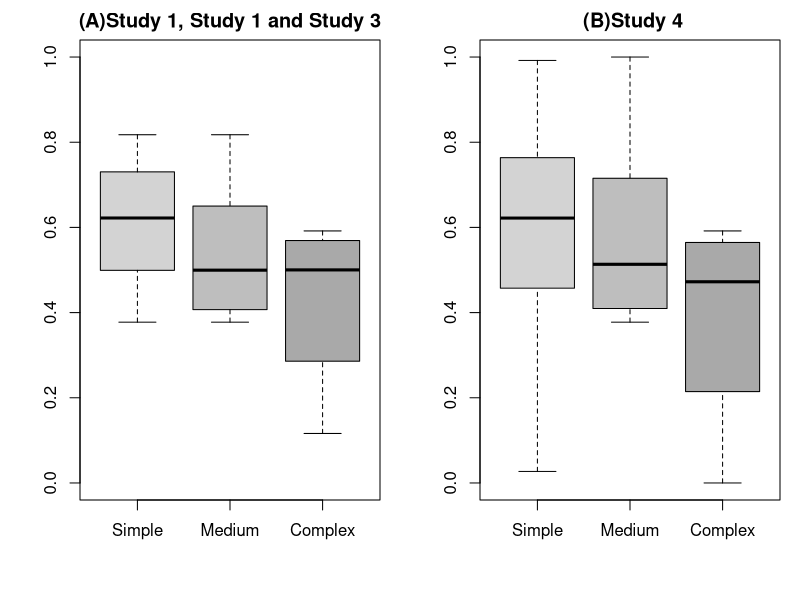

The R script that drew this image:
n = 100000
expit = plogis

# Study 1 - Study 3
X1 = runif(n, -1, 1)
parfait = expit(0.5 - X1)
moins = expit(-X1+0.5*X1*X1)
complexe = expit(1.2 * X1 - 0.25 * X1 * X1 - abs(X1) + 0.5 * abs(sin(X1)))

# Study 4
X1 = rnorm(n)
parfait_4 = expit(0.5 - X1)
moins_4 = expit(-X1+0.5*X1*X1)
complexe_4 = expit(1.2*X1-0.25*X1*X1-abs(X1)+0.5*abs(sin(X1)))
# Boxplot des deux jeux de données
dev.new()
par(mfrow = c(1, 2), mar = c(5, 4, 2, 1))  # Définir une disposition 1x2
boxplot(cbind(Simple=parfait, Medium=moins, Complex=complexe), ylim = c(0, 1), main = "(A)Study 1, Study 1 and Study 3", col = c("lightgray", "gray", "darkgray"))
#abline(h = 0.5, col = "black", lty = 2)

boxplot(cbind(Simple=parfait_4, Medium=moins_4, Complex=complexe_4), ylim = c(0, 1), main = " (B)Study 4", col = c("lightgray", "gray", "darkgray"))
#abline(h = 0.45, col = "black", lty = 2)

# Réinitialiser la disposition par défaut
par(mfrow = c(1, 1), mar = c(5, 4, 4, 2) + 0.1)

